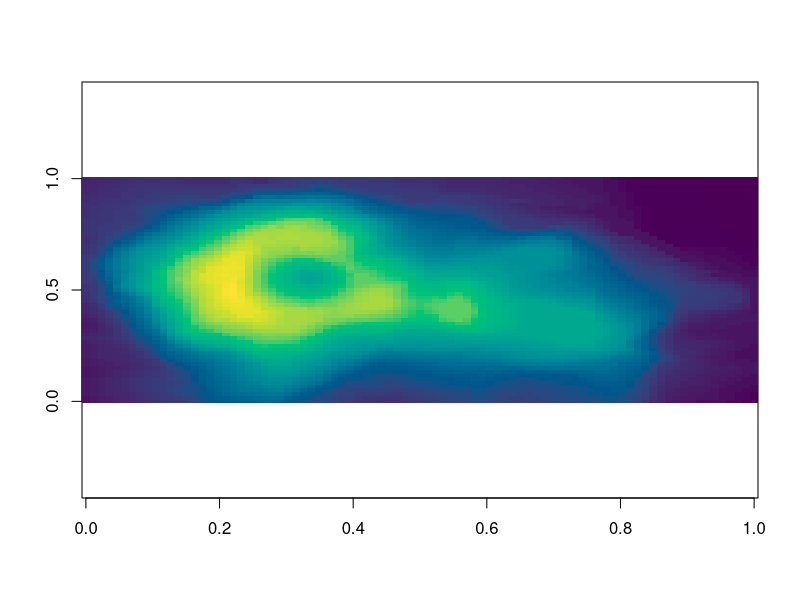
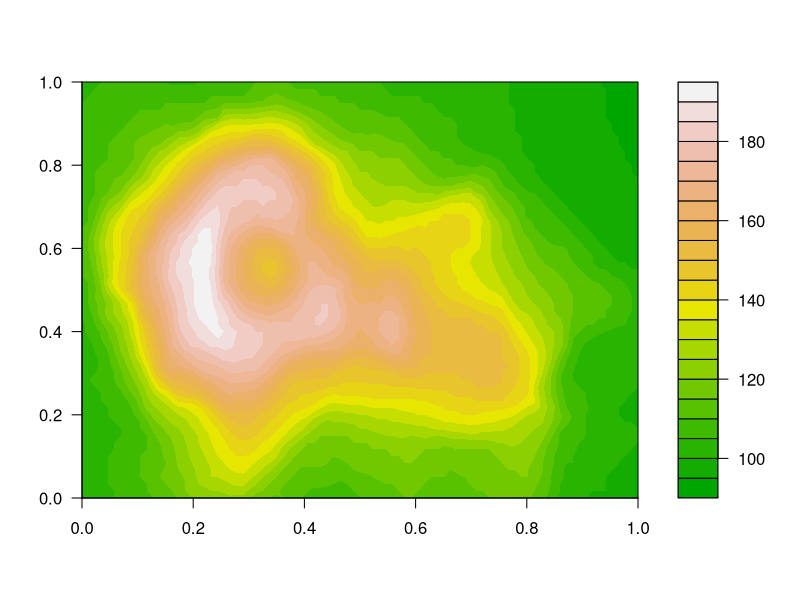
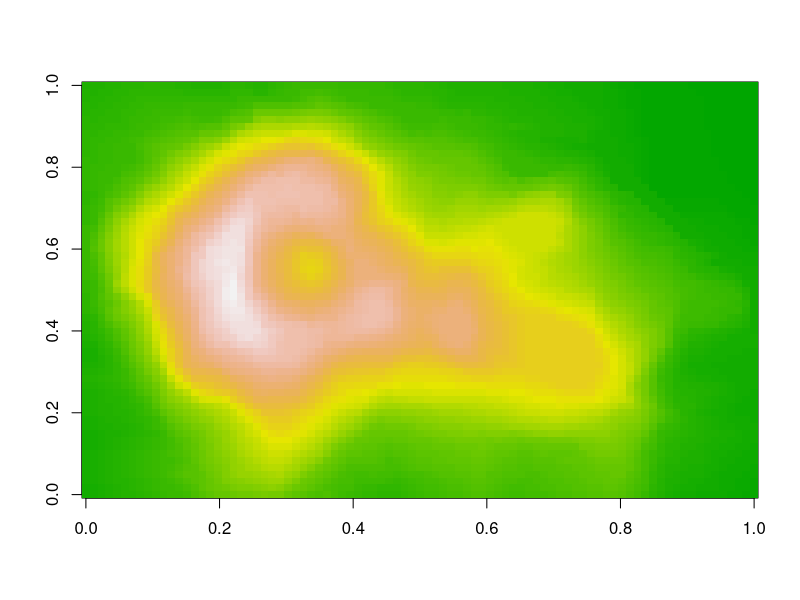
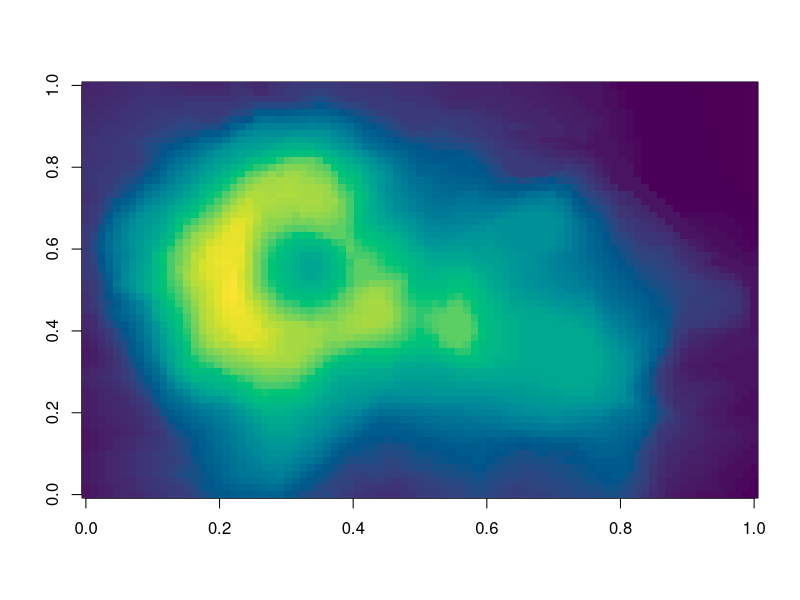
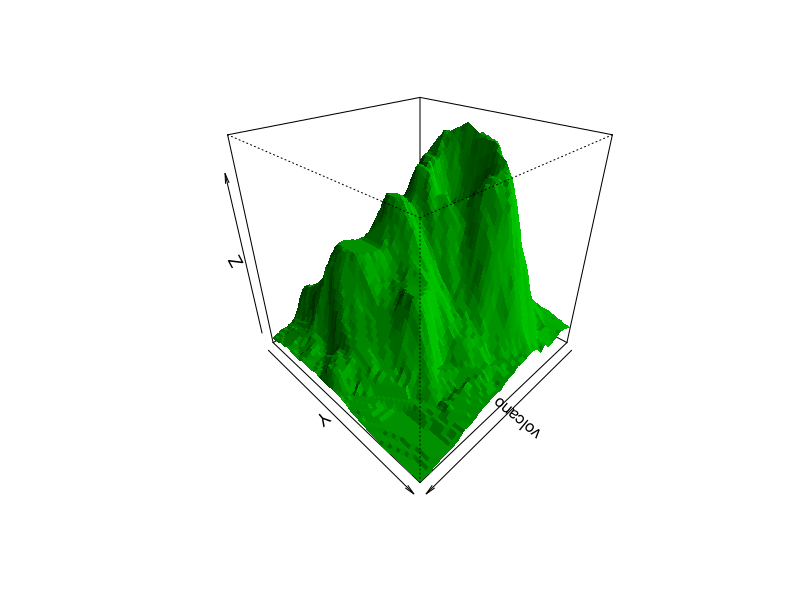
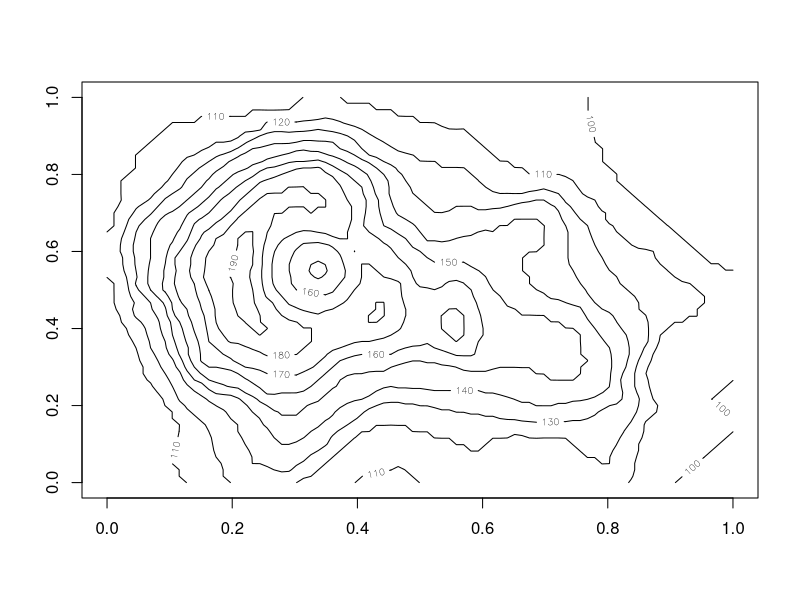
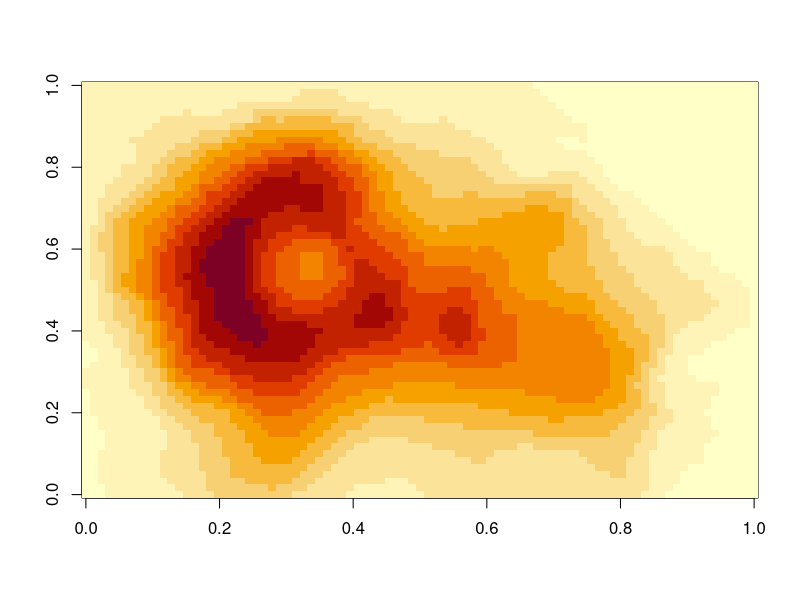
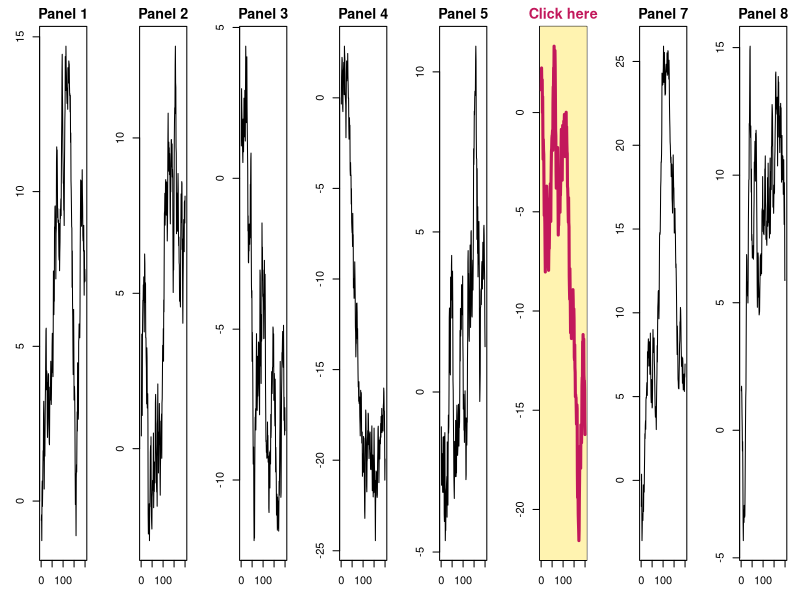

Generate these figures, in order, with R:
## ---- chunk 1
#| panzoom: true
#| fig-width: 12
#| fig-height: 4
#| fig-alt: >-
#|   Heat map of the Maunga Whau volcano's heights, from dark blue low ground to
#|   a yellow peak

image(volcano, col = hcl.colors(100, "Viridis"), asp = 1 / 3)
## ---- chunk 2
#| label: fig-volcano
#| fig-alt: >-
#|   Filled contour map of the volcano's heights in terrain colors, with a color
#|   key
#| fig-cap: "Maunga Whau volcano."
#| panzoom:
#|   max-zoom: 10
#|   hint: false

filled.contour(volcano, color.palette = terrain.colors)
## ---- chunk 3
#| include: false

png("images/volcano.png", width = 1600, height = 1100)
persp(volcano, theta = 135, phi = 30, col = "green3", shade = 0.5, border = NA)
invisible(dev.off())
## ---- chunk 4
#| fig-alt: "Heat map of the volcano's heights in terrain colors, from green to white"
#| echo: false
#| fig-cap: "Volcano heights in terrain colors."

image(volcano, col = terrain.colors(100))
## ---- chunk 5
#| fig-alt:
#|   - "Heat map of the volcano's heights in Viridis colors, from dark blue to yellow"
#|   - "Perspective plot of the volcano, shaded green"
#| panzoom:
#|   group: volcano-views
#| fig-cap:
#|   - "Volcano heights as an image."
#|   - "The same data as a perspective plot."
#| layout-ncol: 2

image(volcano, col = hcl.colors(100, "Viridis"))
persp(volcano, theta = 135, phi = 30, col = "green3", shade = 0.5, border = NA)
## ---- chunk 6
#| label: fig-volcano-sub
#| fig-cap: "Two views of Maunga Whau, as subfigures."
#| fig-subcap: ["Contours", "Filled contours"]
#| fig-alt:
#|   - "Contour lines of the volcano's heights"
#|   - "Heat map of the volcano's heights, in yellow, orange, and red"
#| layout-ncol: 2
#| panzoom: true

contour(volcano)
image(volcano)
## ---- chunk 7
#| fig-alt: >-
#|   Eight line plots of random walks side by side; the sixth, titled Click
#|   here, is highlighted in yellow and pink
#| panzoom:
#|   fit: height
#| fig-width: 16
#| fig-height: 2
#| fig-cap: "Eight random walks, side by side."

set.seed(1)
par(mfrow = c(1, 8), mar = c(3, 3, 2, 1), cex.main = 1.3)
for (i in 1:8) {
  y <- cumsum(rnorm(200))
  if (i == 6) {
    plot(y, type = "n", main = "Click here", col.main = "#c2185b")
    usr <- par("usr")
    rect(usr[1], usr[3], usr[2], usr[4], col = "#fff3b0", border = NA)
    lines(y, col = "#c2185b", lwd = 3)
  } else {
    plot(y, type = "l", main = paste("Panel", i))
  }
}
## ---- chunk 8
#| fig-alt: >-
#|   The bell curve of the standard normal density, with the area between -1 and
#|   1 shaded grey
#| fig-cap: "The standard normal density, $\\varphi(x)$."
#| panzoom:
#|   description: >-
#|     $\varphi(x) = \frac{1}{\sqrt{2\pi}} e^{-x^2/2}$. The shaded area is
#|     $P(|X| < 1) \approx 0.683$.

x <- seq(-4, 4, length.out = 400)
plot(x, dnorm(x), type = "l", lwd = 2, xlab = "x", ylab = "density")
inner <- abs(x) < 1
polygon(
  c(-1, x[inner], 1),
  c(0, dnorm(x[inner]), 0),
  col = "grey85",
  border = NA
)
lines(x, dnorm(x), lwd = 2)
## ---- chunk 9
#| fig-alt: "Contour lines of the volcano's heights"

contour(volcano)
